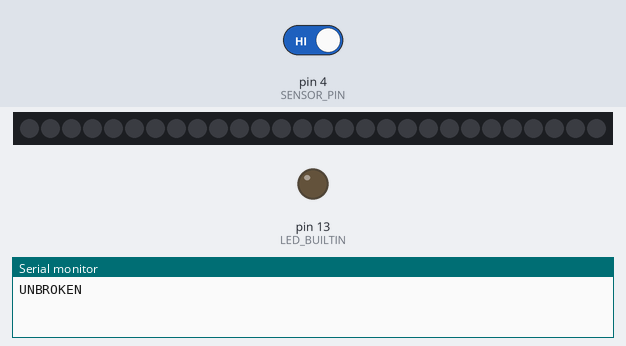
Recording of a sketch running on a simulated Arduino Uno, built with avr-gcc and run on an emulated ATmega328P. Shown: 28 RGB LEDs in strip order, left to right, output pins drawn as LEDs (lit = HIGH), the last lines printed to the serial monitor. Inputs (shaded band) come from the test bench; at power-on: pin 4 (SENSOR_PIN) HIGH. Dim RGB values are drawn brighter than linear.

Above: at 1.2 s.
1.3 s: pin 4 (SENSOR_PIN) driven LOW
At 1.7 s:
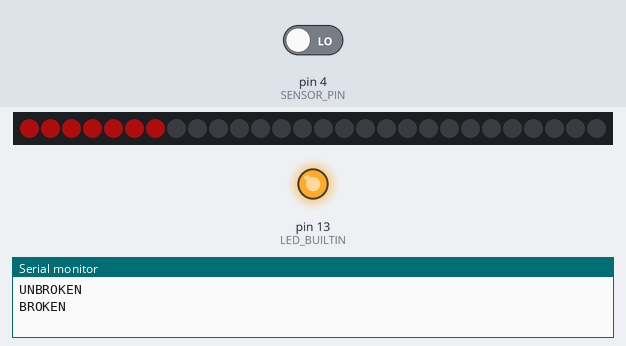
At 2.2 s:
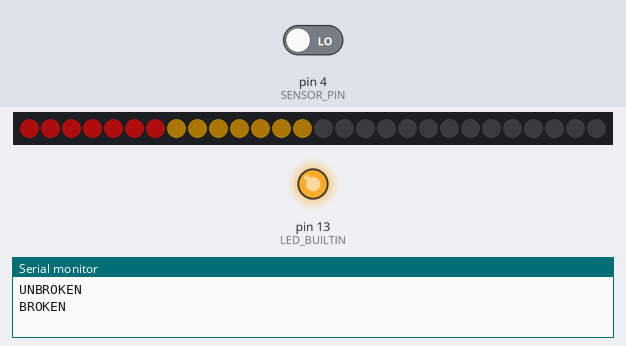
Timing chart, 0 to 4.3 s (numbered marks = the images above; inputs shaded):
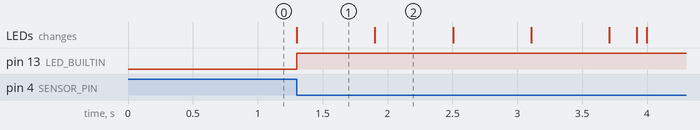

The sketch:

BeamBreak_LED.ino
```cpp
#include <Adafruit_NeoPixel.h>

// 0 = GHOST
// 1 = FUTURE
// 2 = GIANT
#define BOX_ID      2
#define BOX_LEN     3

// Hardware Setup
#define LED_PIN     2
#define SENSOR_PIN  4


// NeoPixel brightness, 0 (min) to 255 (max)
#define BRIGHTNESS 55

int ledCount[BOX_LEN] =
  {
    14, // GHOST
    20, // FUTURE
    28  // GIANT
  };

uint8_t mainColorR[BOX_LEN] =
  {
    66, // GHOST
    20, // FUTURE
    139 // GIANT
  };
uint8_t mainColorG[BOX_LEN] =
  {
    153, // GHOST
    235, // FUTURE
    235  // GIANT
  };
uint8_t mainColorB[BOX_LEN] =
  {
    235, // GHOST
    20, // FUTURE
    115  // GIANT
  };

Adafruit_NeoPixel strip(ledCount[BOX_ID], LED_PIN, NEO_GRB + NEO_KHZ800);


// variables will change:
int sensorState = 0, lastState=0;         // variable for reading the pushbutton status

void setup() {
  // initialize the LED pin as an output:
  pinMode(LED_BUILTIN, OUTPUT);
  // initialize the sensor pin as an input:
  pinMode(SENSOR_PIN, INPUT);
  digitalWrite(SENSOR_PIN, HIGH); // turn on the pullup

  Serial.begin(9600);


  strip.begin();           // INITIALIZE NeoPixel strip object (REQUIRED)
  strip.show();            // Turn OFF all pixels ASAP
  strip.setBrightness(BRIGHTNESS);

}

void loop(){
  // read the state of the sensor:
  sensorState = digitalRead(SENSOR_PIN);

  // check if the sensor beam is broken
  // if it is, the sensorState is LOW:
  if (sensorState == LOW) {
    // turn LED on:
    digitalWrite(LED_BUILTIN, HIGH);
  }
  else {
    // turn LED off:
    digitalWrite(LED_BUILTIN, LOW);
  }

  // BEAM IS NOW UNBROKEN
  if (sensorState && !lastState) {
    Serial.println("UNBROKEN");
    for(int p = 0; p < strip.numPixels(); p++)
    {
      strip.setPixelColor(p, strip.Color(0,0,0));
    }
    strip.show();
  }
  // BEAM IS NOW BROKEN
  if (!sensorState && lastState) {
    Serial.println("BROKEN");
    switch (BOX_ID) {
      case 0: // GHOST
        ColorFadeUpDown(mainColorR[BOX_ID],mainColorG[BOX_ID],mainColorB[BOX_ID],3,150);
        ColorFadeUpDown(mainColorR[BOX_ID],mainColorG[BOX_ID],mainColorB[BOX_ID],3,150);
        ColorFadeUpDown(mainColorR[BOX_ID],mainColorG[BOX_ID],mainColorB[BOX_ID],6,450);
        break;
      case 1: // FUTURE
        ColorFadeUpDown(mainColorR[BOX_ID],mainColorG[BOX_ID],mainColorB[BOX_ID],1,50);
        ColorFadeUpDown(mainColorR[BOX_ID],mainColorG[BOX_ID],mainColorB[BOX_ID],1,50);
        ColorFadeUpDown(mainColorR[BOX_ID],mainColorG[BOX_ID],mainColorB[BOX_ID],6,450);
        break;
      case 2: // GIANT
        strip.fill(strip.Color(240, 20, 20), 0, 7);
        strip.show();
        delay(600);
        strip.fill(strip.Color(220,155,  0),7, 7);
        strip.show();
        delay(600);
        strip.fill(strip.Color( 20,255, 80),14, 7);
        strip.show();
        delay(600);
        strip.fill(strip.Color(  0,255,  0),21, 7);
        strip.show();
        delay(600);
        ColorFadeUpDown(mainColorR[BOX_ID],mainColorG[BOX_ID],mainColorB[BOX_ID],6,450);
        break;
    }
    delay(5000);
  }
  lastState = sensorState;
}

void ColorFadeUpDown (uint8_t colorR, uint8_t colorG, uint8_t colorB, int stepDelay, int middleHold)
{
  uint32_t c;
  for (int i = 0; i < 255; i++)
  {
    float f = (float)i/255;
    c = strip.Color(f*colorR,f*colorG,f*colorB);
    for(int p = 0; p < strip.numPixels(); p++)
    {
      strip.setPixelColor(p, c);
    }
    strip.show();
    delay(stepDelay);
  }
  delay(middleHold);
  for (int i = 255; i >= 0; i--)
  {
    float f = (float)i/255;
    c = strip.Color(f*colorR,f*colorG,f*colorB);
    for(int p = 0; p < strip.numPixels(); p++)
    {
      strip.setPixelColor(p, c);
    }
    strip.show();
    delay(stepDelay);
  }
}

void colorWipe(uint32_t color, int wait) {
  for(int i=0; i<strip.numPixels(); i++) { // For each pixel in strip...
    strip.setPixelColor(i, color);         //  Set pixel's color (in RAM)
    strip.show();                          //  Update strip to match
    delay(wait);                           //  Pause for a moment
  }
}
```

Measured:
- after the input at 1.3 s, pin 13 (LED_BUILTIN): LOW → HIGH at once; the LEDs: change at once (image 1)
- what the display in image 1 shows lasts 0.6 s, from 1.3 s to 1.9 s
